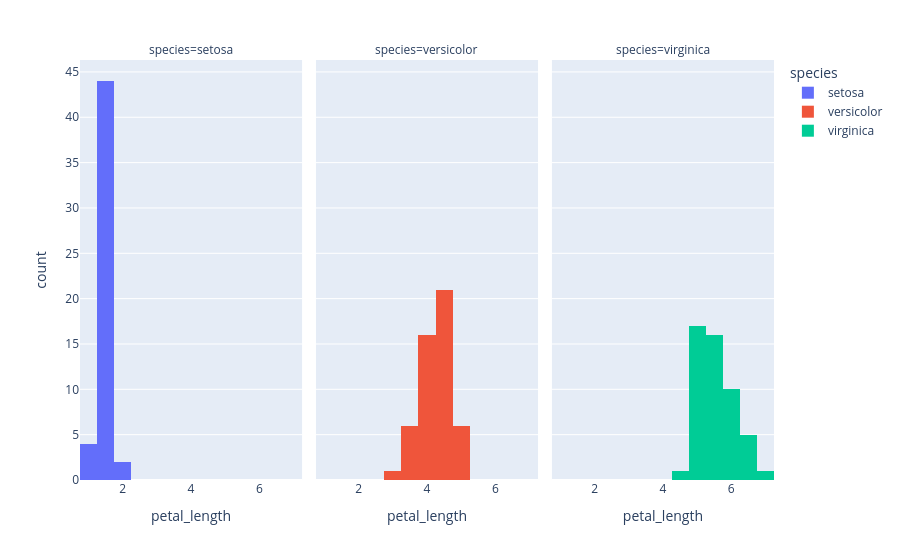

Notebook code cell kept with this figure:
### Code cell
fig  = px.histogram(df, x= 'petal_length', color = 'species', facet_col = 'species')
fig

### Figure 1 — Plotly figure (JSON) as saved in the notebook; plotly's stock layout.template omitted (floating-point values rounded to 4 significant figures)
{"data": [{"bingroup": "x", "hovertemplate": "species=setosa<br>petal_length=%{x}<br>count=%{y}<extra></extra>", "legendgroup": "setosa", "marker": {"color": "#636efa", "pattern": {"shape": ""}}, "name": "setosa", "orientation": "v", "showlegend": true, "type": "histogram", "x": [1.4, 1.4, 1.3, 1.5, 1.4, 1.7, 1.4, 1.5, 1.4, 1.5, 1.5, 1.6, 1.4, 1.1, 1.2, 1.5, 1.3, 1.4, 1.7, 1.5, 1.7, 1.5, 1.0, 1.7, 1.9, 1.6, 1.6, 1.5, 1.4, 1.6, 1.6, 1.5, 1.5, 1.4, 1.5, 1.2, 1.3, 1.5, 1.3, 1.5, 1.3, 1.3, 1.3, 1.6, 1.9, 1.4, 1.6, 1.4, 1.5, 1.4], "xaxis": "x", "yaxis": "y"}, {"bingroup": "x", "hovertemplate": "species=versicolor<br>petal_length=%{x}<br>count=%{y}<extra></extra>", "legendgroup": "versicolor", "marker": {"color": "#EF553B", "pattern": {"shape": ""}}, "name": "versicolor", "orientation": "v", "showlegend": true, "type": "histogram", "x": [4.7, 4.5, 4.9, 4.0, 4.6, 4.5, 4.7, 3.3, 4.6, 3.9, 3.5, 4.2, 4.0, 4.7, 3.6, 4.4, 4.5, 4.1, 4.5, 3.9, 4.8, 4.0, 4.9, 4.7, 4.3, 4.4, 4.8, 5.0, 4.5, 3.5, 3.8, 3.7, 3.9, 5.1, 4.5, 4.5, 4.7, 4.4, 4.1, 4.0, 4.4, 4.6, 4.0, 3.3, 4.2, 4.2, 4.2, 4.3, 3.0, 4.1], "xaxis": "x2", "yaxis": "y2"}, {"bingroup": "x", "hovertemplate": "species=virginica<br>petal_length=%{x}<br>count=%{y}<extra></extra>", "legendgroup": "virginica", "marker": {"color": "#00cc96", "pattern": {"shape": ""}}, "name": "virginica", "orientation": "v", "showlegend": true, "type": "histogram", "x": [6.0, 5.1, 5.9, 5.6, 5.8, 6.6, 4.5, 6.3, 5.8, 6.1, 5.1, 5.3, 5.5, 5.0, 5.1, 5.3, 5.5, 6.7, 6.9, 5.0, 5.7, 4.9, 6.7, 4.9, 5.7, 6.0, 4.8, 4.9, 5.6, 5.8, 6.1, 6.4, 5.6, 5.1, 5.6, 6.1, 5.6, 5.5, 4.8, 5.4, 5.6, 5.1, 5.1, 5.9, 5.7, 5.2, 5.0, 5.2, 5.4, 5.1], "xaxis": "x3", "yaxis": "y3"}], "layout": {"annotations": [{"font": {}, "showarrow": false, "text": "species=setosa", "x": 0.16, "xanchor": "center", "xref": "paper", "y": 1, "yanchor": "bottom", "yref": "paper"}, {"font": {}, "showarrow": false, "text": "species=versicolor", "x": 0.5, "xanchor": "center", "xref": "paper", "y": 1, "yanchor": "bottom", "yref": "paper"}, {"font": {}, "showarrow": false, "text": "species=virginica", "x": 0.84, "xanchor": "center", "xref": "paper", "y": 1, "yanchor": "bottom", "yref": "paper"}], "barmode": "relative", "legend": {"title": {"text": "species"}, "tracegroupgap": 0}, "margin": {"t": 60}, "xaxis": {"anchor": "y", "domain": [0, 0.32], "title": {"text": "petal_length"}}, "xaxis2": {"anchor": "y2", "domain": [0.34, 0.66], "matches": "x", "title": {"text": "petal_length"}}, "xaxis3": {"anchor": "y3", "domain": [0.68, 1.0], "matches": "x", "title": {"text": "petal_length"}}, "yaxis": {"anchor": "x", "domain": [0, 1], "title": {"text": "count"}}, "yaxis2": {"anchor": "x2", "domain": [0, 1], "matches": "y", "showticklabels": false}, "yaxis3": {"anchor": "x3", "domain": [0, 1], "matches": "y", "showticklabels": false}}}
